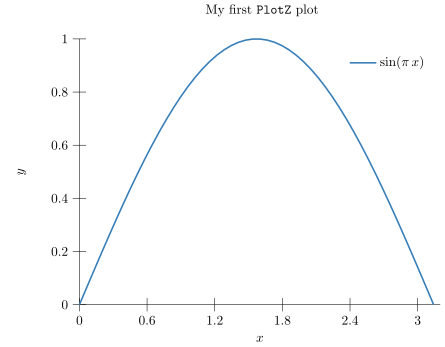

This chart was generated by the following Python code:
from plotz import *
from math import sin, pi

with Plot("00-base") as p:
    p.title = r"My first \texttt{PlotZ} plot"
    p.x.label = "$x$"
    p.y.label = "$y$"
    p.y.label_rotate = True

    p.plot(Function(sin, samples=50, range=(0, pi)),
           title=r"$\sin(\pi \, x)$")

    p.legend("north east")
